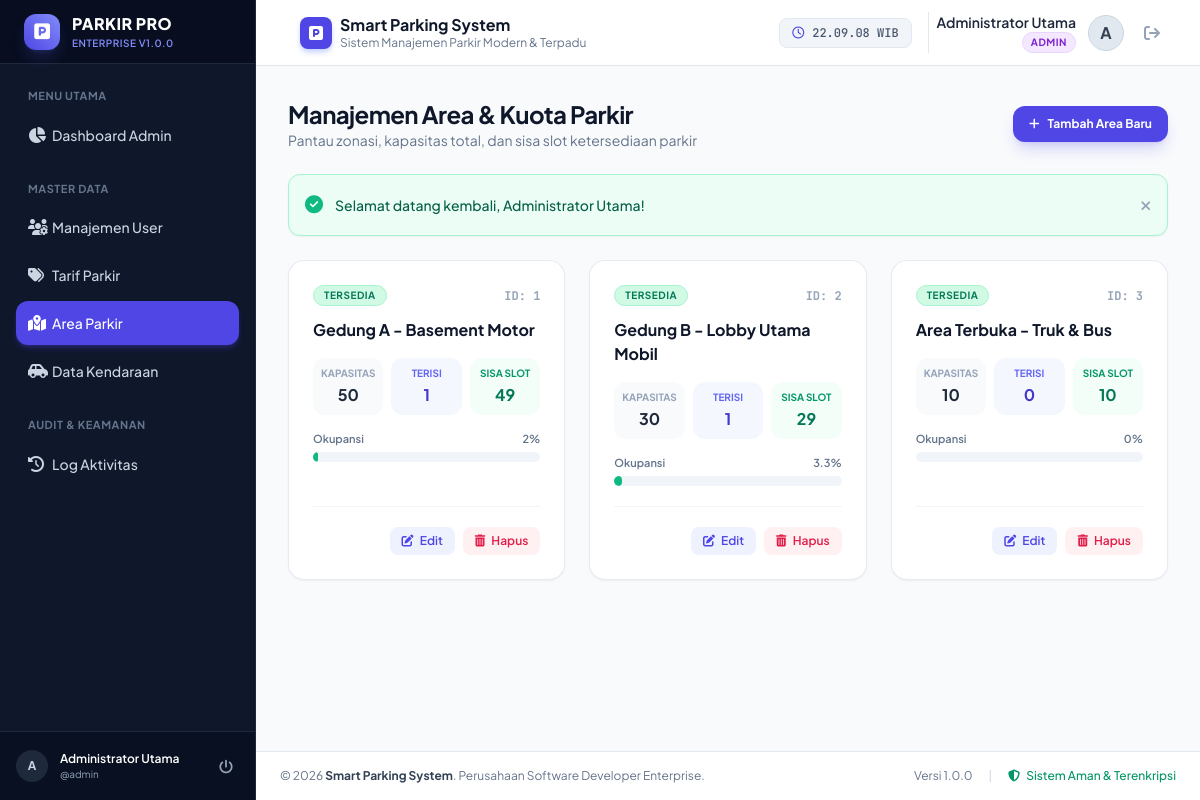
Page /modules/admin/area.php (signed in) on the committed database.
### tables this page shows
CREATE TABLE `tb_area_parkir` (
  `id_area` INT(11) NOT NULL AUTO_INCREMENT,
  `nama_area` VARCHAR(50) NOT NULL,
  `kapasitas` INT(5) NOT NULL,
  `terisi` INT(5) NOT NULL DEFAULT 0,
  PRIMARY KEY (`id_area`),
  KEY `idx_nama_area` (`nama_area`)
);

### modules/admin/area.php (the view, shortened to what this page needs)
<?php
$pdo = get_db_connection();
$stmt_areas = $pdo->query("SELECT * FROM tb_area_parkir ORDER BY id_area ASC");
$areas = $stmt_areas->fetchAll();
require_once __DIR__ . '/../../includes/header.php';
?>
<div class="flex h-screen overflow-hidden bg-slate-50">
    <?php require_once __DIR__ . '/../../includes/sidebar.php'; ?>
    <div class="flex-1 flex flex-col min-w-0 overflow-y-auto">
        <?php require_once __DIR__ . '/../../includes/navbar.php'; ?>
        <main class="flex-1 p-4 sm:p-6 lg:p-8">
            <div class="max-w-6xl mx-auto space-y-6">
                <div class="flex flex-col sm:flex-row justify-between items-start sm:items-center gap-4">
                    <div>
                        <h2 class="text-2xl font-bold text-slate-900 tracking-tight">Manajemen Area & Kuota Parkir</h2>
                        <p class="text-xs sm:text-sm text-slate-500">Pantau zonasi, kapasitas total, dan sisa slot ketersediaan parkir</p>
                    </div>
                    <button type="button" onclick="openModal('modalAddArea')" class="inline-flex items-center px-4 py-2.5 bg-indigo-600 hover:bg-indigo-700 text-white text-xs font-bold rounded-xl shadow-lg shadow-indigo-600/20 transition-all">
                        <i class="fa-solid fa-plus mr-2"></i> Tambah Area Baru
                    </button>
                </div>
                <?php require_once __DIR__ . '/../../includes/alerts.php'; ?>
                <div class="grid grid-cols-1 md:grid-cols-2 lg:grid-cols-3 gap-6">
                    <?php foreach ($areas as $a):
                        $tersedia = max(0, $a['kapasitas'] - $a['terisi']);
                        $pct = $a['kapasitas'] > 0 ? round(($a['terisi'] / $a['kapasitas']) * 100, 1) : 0;
                        $statusBadge = 'bg-emerald-100 text-emerald-700 border-emerald-200';
                        $barColor = 'bg-emerald-500';
                    ?>
                        <div class="bg-white rounded-2xl border border-slate-200/80 shadow-sm p-6 flex flex-col justify-between hover:shadow-md transition-shadow">
                            <div>
                                <div class="flex items-center justify-between mb-3">
                                    <span class="inline-block px-2.5 py-0.5 rounded-full border text-[10px] font-bold uppercase tracking-wider <?= $statusBadge ?>">
                                        <?= ($a['terisi'] >= $a['kapasitas']) ? 'Penuh' : 'Tersedia' ?>
                                    </span>
                                    <span class="text-xs font-mono-code font-bold text-slate-400">ID: <?= $a['id_area'] ?></span>
                                </div>
                                <h3 class="text-base font-bold text-slate-900"><?= htmlspecialchars($a['nama_area']) ?></h3>
                                <div class="grid grid-cols-3 gap-2 mt-4 text-center">
                                    <div class="p-2 bg-slate-50 rounded-xl">
                                        <p class="text-[10px] uppercase font-bold text-slate-400">Kapasitas</p>
                                        <p class="text-base font-bold text-slate-800 mt-0.5"><?= $a['kapasitas'] ?></p>
                                    </div>
                                    <div class="p-2 bg-indigo-50/60 rounded-xl">
                                        <p class="text-[10px] uppercase font-bold text-indigo-500">Terisi</p>
                                        <p class="text-base font-bold text-indigo-700 mt-0.5"><?= $a['terisi'] ?></p>
                                    </div>
                                    <div class="p-2 bg-emerald-50/60 rounded-xl">
                                        <p class="text-[10px] uppercase font-bold text-emerald-600">Sisa Slot</p>
                                        <p class="text-base font-bold text-emerald-700 mt-0.5"><?= $tersedia ?></p>
                                    </div>
                                </div>
                                <div class="mt-4">
                                    <div class="flex justify-between text-[11px] font-semibold text-slate-500 mb-1">
                                        <span>Okupansi</span>
                                        <span><?= $pct ?>%</span>
                                    </div>
                                    <div class="w-full bg-slate-100 rounded-full h-2.5 overflow-hidden">
                                        <div class="<?= $barColor ?> h-2.5 rounded-full transition-all duration-500" style="width: <?= min(100, $pct) ?>%"></div>
                                    </div>
                                </div>
                            </div>
                            <div class="pt-5 mt-5 border-t border-slate-100 flex items-center justify-end space-x-2">
                                <button type="button"
                                    onclick='editArea(<?= json_encode($a) ?>)'
                                    class="px-3 py-1.5 text-xs font-semibold text-indigo-600 bg-indigo-50 hover:bg-indigo-100 rounded-lg transition-colors">
                                    <i class="fa-solid fa-pen-to-square mr-1"></i> Edit
                                </button>
                                <button type="button"
                                    onclick="confirmDelete('<?= BASE_URL ?>/modules/admin/area.php?action=delete&id=<?= $a['id_area'] ?>', 'Hapus area parkir <?= htmlspecialchars($a['nama_area']) ?>?')"
                                    class="px-3 py-1.5 text-xs font-semibold text-rose-600 bg-rose-50 hover:bg-rose-100 rounded-lg transition-colors">
                                    <i class="fa-solid fa-trash-can mr-1"></i> Hapus
                                </button>
                            </div>
                        </div>
                    <?php endforeach; ?>
                </div>
            </div>
        </main>
        <?php require_once __DIR__ . '/../../includes/footer.php'; ?>

### assets/css/style.css (style rules this page uses)
body { font-family: 'Plus Jakarta Sans', sans-serif; -webkit-font-smoothing: antialiased; }
.font-mono-code { font-family: 'JetBrains Mono', monospace; }

### rows in the picture
tb_area_parkir: shows "TERSEDIA", id_area "1", nama_area "Gedung A - Basement Motor", kapasitas "50", terisi "1", tersedia "49", pct "2"
tb_area_parkir: shows "TERSEDIA", id_area "2", nama_area "Gedung B - Lobby Utama Mobil", kapasitas "30", terisi "1", tersedia "29", pct "3.3"
tb_area_parkir: shows "TERSEDIA", id_area "3", nama_area "Area Terbuka - Truk & Bus", kapasitas "10", terisi "0"

### other values in the picture
APP_VERSION "1.0.0"
substr($user['nama_lengkap'] ?? 'U', 0, 1) "A"
$user['nama_lengkap'] "Administrator Utama"
$user['username'] "admin"
APP_NAME "Smart Parking System"
APP_SUBTITLE "Sistem Manajemen Parkir Modern & Terpadu"
$current_user['nama_lengkap'] "Administrator Utama"
$role "ADMIN"
substr($current_user['nama_lengkap'] ?? 'U', 0, 1) "A"
$flash['message'] "Selamat datang kembali, Administrator Utama!"
